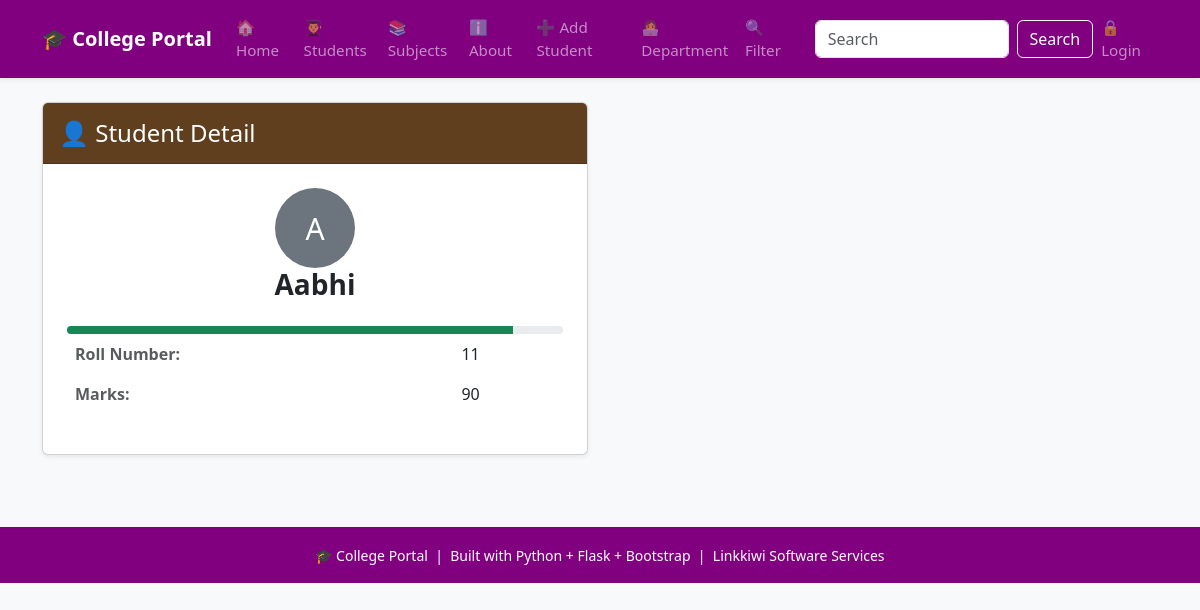
Page /students/4 on the earlier database version.
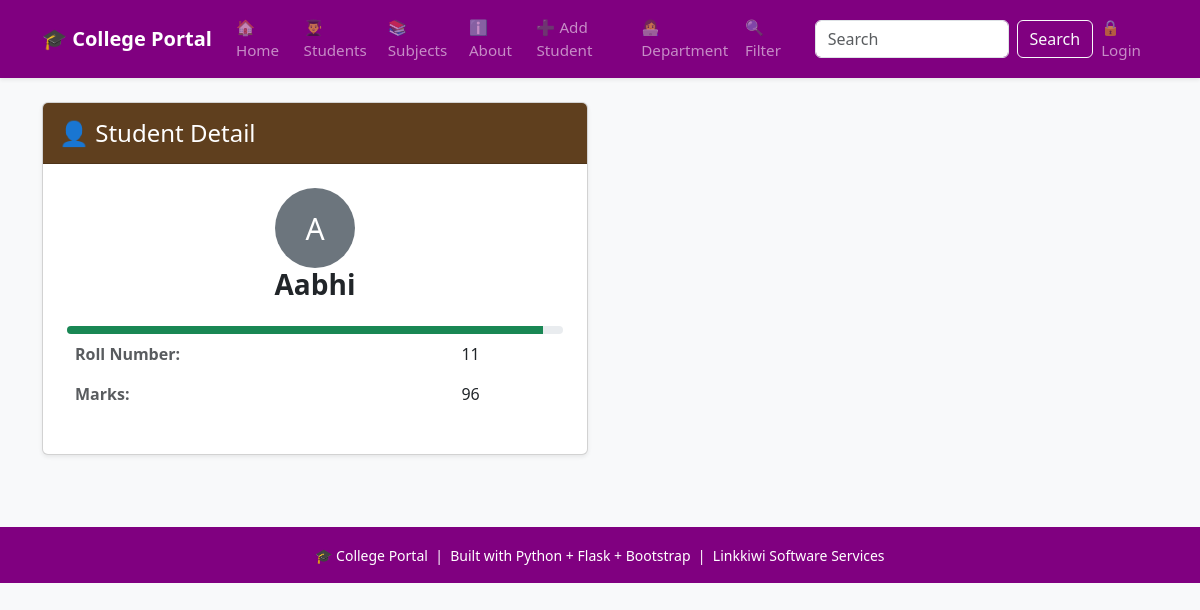
Same page on the later database version.
### tables this page shows
CREATE TABLE students
                    (id INTEGER PRIMARY KEY AUTOINCREMENT,
                     name TEXT NOT NULL,
                     roll INTEGER NOT NULL,
                     marks INTEGER NOT NULL,
                     subject TEXT NOT NULL,
                     attendance INTEGER DEFAULT 0);

### app.py (the view)
@app.route("/students/<int:id>")
def student_detail(id):
    conn = get_db()
    student = conn.execute('SELECT * FROM students WHERE id = ?', (id,)).fetchone()
    conn.close()
    if student is None:
        flash("Student not found", "danger")
        return redirect(url_for("students_page"))
    return render_template("detail.html", student=student)

### database.py (called while the page is built)
def get_db():
   conn = sqlite3.connect('myproject.db')
   conn.row_factory = sqlite3.Row  # To access columns by name
   return conn

### templates/detail.html (shortened to what this page needs)
{% extends 'base.html' %}
{% block content %}
<div class="row" class="justify-content-center">
    <div class="col-md-6">
        <div class="card shadow-sm mb-4">
            <div class="card-header py-3"
                 style="background-color: #5f3f1e;">
                <h4 class="mb-0 text-white">
                    👤 Student Detail
                </h4>
            </div>
            <div class="card-body p-4">
                 <div class="text-center mb-4">
                    <div class="avatar rounded-circle bg-secondary text-white
                                d-inline-flex align-items-center justify-content-center"
                         style="width: 80px; height: 80px; font-size: 30px;">
                        {{ student['name'][0]|upper }}
                    </div>
                    <h3 class="fw-bold">{{ student['name'] }} </h3>
                </div>
                 <table class="table table-borderless">
                    <tr>
                        <th class="text-muted fw-bold">Roll Number:</th>
                        <td>{{ student['roll'] }}</td>
                    </tr>
                    <tr>
                        <td class="text-muted fw-bold">Marks:</td>
                        <td>{{ student['marks'] }}</td>
                        <div class="progress mt-2" style="height:8px;">
                            <div class="progress-bar
                                {% if student['marks'] >= 90 %}bg-success
                                {% elif student['marks'] >= 75 %}bg-primary
                                {% elif student['marks'] >= 60 %}bg-warning
                                {% else %}bg-danger{% endif %}"
                                style="width: {{ student['marks'] }}%;">
                            </div>
                        </div>
                    </tr>
                    </table>
            </div>
        </div>
    </div>
</div>
{% endblock %}

Differences in the rows shown:
changed students "Aabhi": marks "90" → "96"
